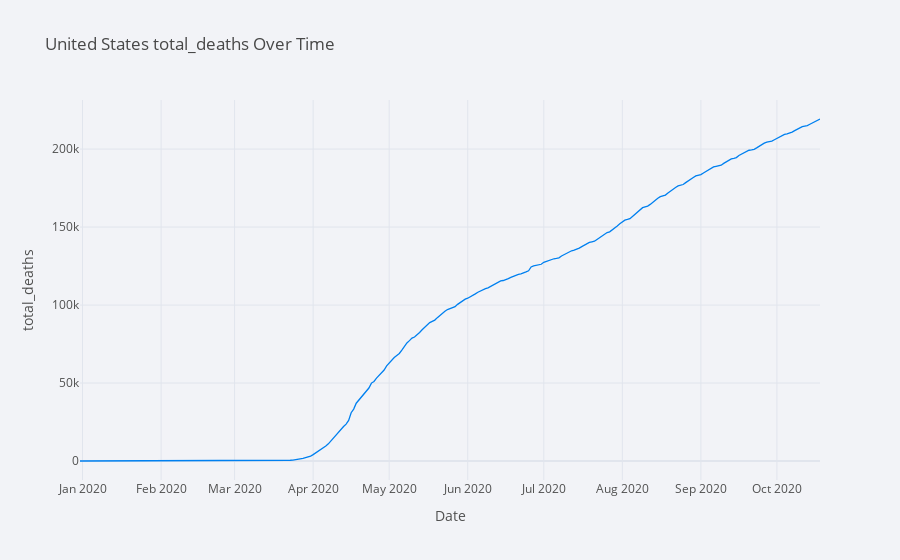
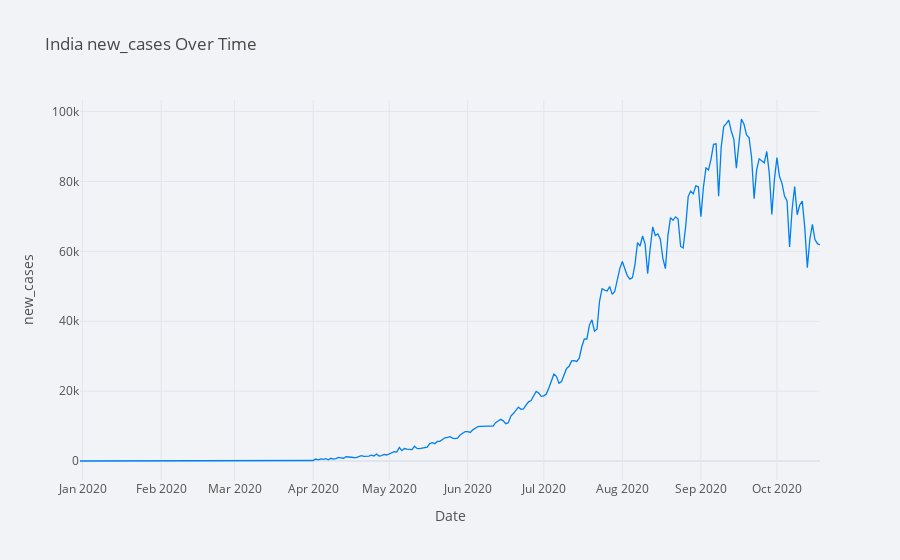

Notebook code for these charts, in order:
### Code cell
# Function to plot the data by Location and any attribute (column name)
def PlotPerCountry(DataFrame, CountryName,name_of_column):
    if CountryName in DataFrame.location.values and name_of_column in DataFrame.columns:
        tdf = DataFrame[DataFrame.location == CountryName]
        series = tdf[(tdf.location==CountryName)]
        series = tdf.groupby('date')[name_of_column].sum()
        plyo.iplot(series.iplot(asFigure=True
                                ,title=str(CountryName)+' '+str(name_of_column)+' Over Time'
                                ,theme='polar'
                                ,xTitle='Date'
                                ,yTitle=name_of_column))
    else:
        print("Oops!  That was not valid country or column name.  Try again...")



#PlotPerCountry(df2, "World","total_deaths") This cannot be done as I have dropped all the rows where continent is NaN
PlotPerCountry(df2, "United States","total_deaths")
PlotPerCountry(df2, "India","new_cases")
PlotPerCountry(df2, "abc","xyz")

### Figure 1 — Plotly figure (JSON) as saved in the notebook; plotly's stock layout.template omitted (floating-point values rounded to 4 significant figures; data arrays with more than 128 entries replaced by an {"elided": "..."} marker saying what was removed)
{"data": [{"line": {"color": "rgba(0, 128, 240, 1.0)", "dash": "solid", "shape": "linear", "width": 1.3}, "mode": "lines", "name": "total_deaths", "text": "", "type": "scatter", "x": {"elided": "293 str values"}, "y": {"elided": "293 int values"}}], "layout": {"legend": {"bgcolor": "#F2F3F7", "font": {"color": "#505050"}}, "paper_bgcolor": "#F2F3F7", "plot_bgcolor": "#F2F3F7", "title": {"font": {"color": "#484848"}, "text": "United States total_deaths Over Time"}, "xaxis": {"gridcolor": "#E1E5ED", "showgrid": true, "tickfont": {"color": "#505050"}, "title": {"font": {"color": "#505050"}, "text": "Date"}, "zerolinecolor": "#E1E5ED"}, "yaxis": {"gridcolor": "#E1E5ED", "showgrid": true, "tickfont": {"color": "#505050"}, "title": {"font": {"color": "#505050"}, "text": "total_deaths"}, "zerolinecolor": "#E1E5ED"}}}

### Figure 2 — Plotly figure (JSON) as saved in the notebook; plotly's stock layout.template omitted (floating-point values rounded to 4 significant figures; data arrays with more than 128 entries replaced by an {"elided": "..."} marker saying what was removed)
{"data": [{"line": {"color": "rgba(0, 128, 240, 1.0)", "dash": "solid", "shape": "linear", "width": 1.3}, "mode": "lines", "name": "new_cases", "text": "", "type": "scatter", "x": {"elided": "293 str values"}, "y": {"elided": "293 int values"}}], "layout": {"legend": {"bgcolor": "#F2F3F7", "font": {"color": "#505050"}}, "paper_bgcolor": "#F2F3F7", "plot_bgcolor": "#F2F3F7", "title": {"font": {"color": "#484848"}, "text": "India new_cases Over Time"}, "xaxis": {"gridcolor": "#E1E5ED", "showgrid": true, "tickfont": {"color": "#505050"}, "title": {"font": {"color": "#505050"}, "text": "Date"}, "zerolinecolor": "#E1E5ED"}, "yaxis": {"gridcolor": "#E1E5ED", "showgrid": true, "tickfont": {"color": "#505050"}, "title": {"font": {"color": "#505050"}, "text": "new_cases"}, "zerolinecolor": "#E1E5ED"}}}
